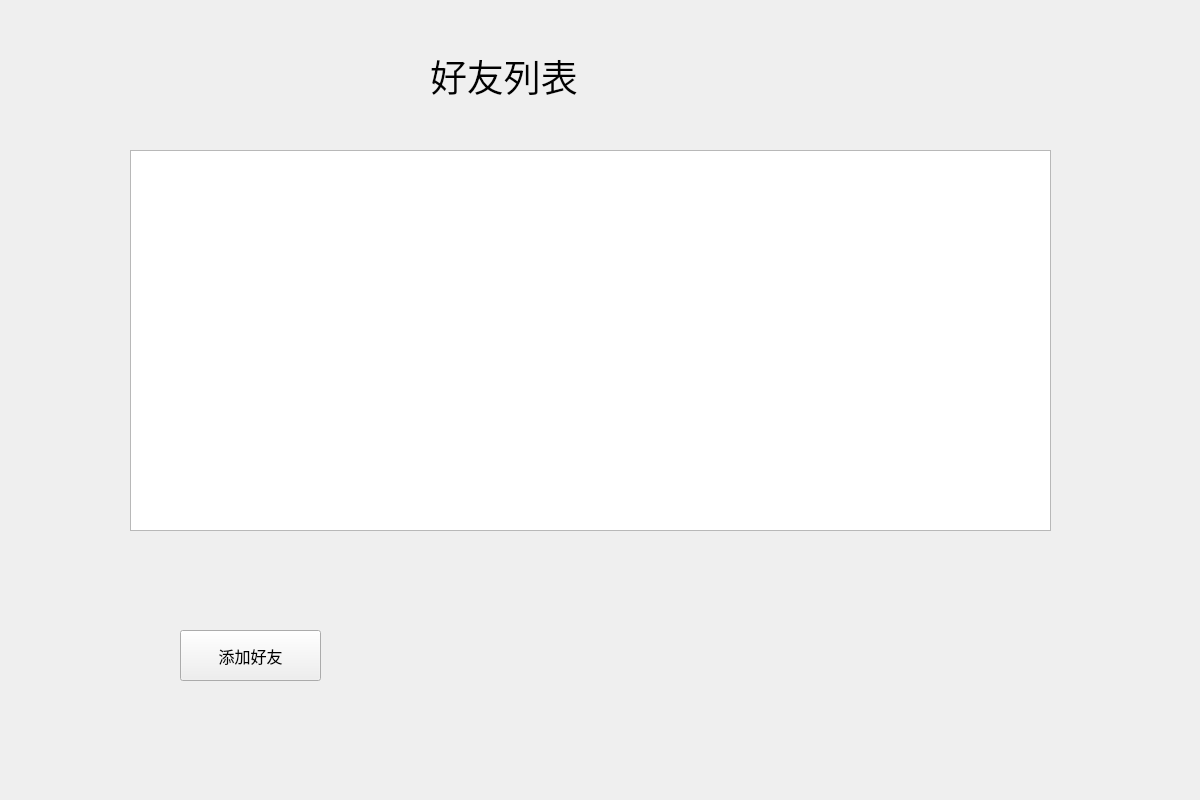
<?xml version="1.0" encoding="UTF-8"?>
<ui version="4.0">
 <class>Social</class>
 <widget class="QMainWindow" name="Social">
  <property name="geometry">
   <rect>
    <x>0</x>
    <y>0</y>
    <width>1200</width>
    <height>800</height>
   </rect>
  </property>
  <property name="sizePolicy">
   <sizepolicy hsizetype="Fixed" vsizetype="Fixed">
    <horstretch>0</horstretch>
    <verstretch>0</verstretch>
   </sizepolicy>
  </property>
  <property name="minimumSize">
   <size>
    <width>1200</width>
    <height>800</height>
   </size>
  </property>
  <property name="maximumSize">
   <size>
    <width>1200</width>
    <height>800</height>
   </size>
  </property>
  <property name="windowTitle">
   <string>好友列表</string>
  </property>
  <widget class="QWidget" name="centralwidget">
   <widget class="QListWidget" name="friendListWidget">
    <property name="geometry">
     <rect>
      <x>130</x>
      <y>150</y>
      <width>921</width>
      <height>381</height>
     </rect>
    </property>
    <property name="font">
     <font>
      <family>楷体</family>
      <pointsize>12</pointsize>
     </font>
    </property>
   </widget>
   <widget class="QPushButton" name="becomeFriend">
    <property name="geometry">
     <rect>
      <x>180</x>
      <y>630</y>
      <width>141</width>
      <height>51</height>
     </rect>
    </property>
    <property name="font">
     <font>
      <family>楷体</family>
      <pointsize>12</pointsize>
     </font>
    </property>
    <property name="text">
     <string>添加好友</string>
    </property>
   </widget>
   <widget class="QLabel" name="label">
    <property name="geometry">
     <rect>
      <x>210</x>
      <y>560</y>
      <width>61</width>
      <height>61</height>
     </rect>
    </property>
    <property name="styleSheet">
     <string notr="true">image: url(:/file/friend.png);</string>
    </property>
    <property name="text">
     <string/>
    </property>
   </widget>
   <widget class="QLabel" name="label_background">
    <property name="enabled">
     <bool>true</bool>
    </property>
    <property name="geometry">
     <rect>
      <x>3</x>
      <y>1</y>
      <width>1200</width>
      <height>800</height>
     </rect>
    </property>
    <property name="sizePolicy">
     <sizepolicy hsizetype="Fixed" vsizetype="Fixed">
      <horstretch>0</horstretch>
      <verstretch>0</verstretch>
     </sizepolicy>
    </property>
    <property name="minimumSize">
     <size>
      <width>1200</width>
      <height>800</height>
     </size>
    </property>
    <property name="maximumSize">
     <size>
      <width>1200</width>
      <height>800</height>
     </size>
    </property>
    <property name="text">
     <string/>
    </property>
   </widget>
   <widget class="QLabel" name="label_title">
    <property name="geometry">
     <rect>
      <x>430</x>
      <y>40</y>
      <width>321</width>
      <height>71</height>
     </rect>
    </property>
    <property name="font">
     <font>
      <family>楷体</family>
      <pointsize>28</pointsize>
     </font>
    </property>
    <property name="text">
     <string>好友列表</string>
    </property>
   </widget>
   <zorder>label_background</zorder>
   <zorder>friendListWidget</zorder>
   <zorder>becomeFriend</zorder>
   <zorder>label</zorder>
   <zorder>label_title</zorder>
  </widget>
  <widget class="QMenuBar" name="menubar">
   <property name="geometry">
    <rect>
     <x>0</x>
     <y>0</y>
     <width>1200</width>
     <height>21</height>
    </rect>
   </property>
  </widget>
 </widget>
 <resources/>
 <connections/>
</ui>
